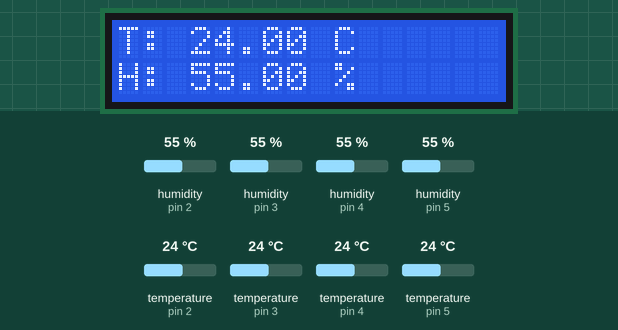
Simulated run of this sketch. Board: Arduino Uno, built with avr-gcc and run on an emulated ATmega328P. Shown: 16×2 character LCD. The inputs (shaded band) are chosen by the test bench; at power-on: humidity (sensors on pin 2, pin 3, pin 4, pin 5) 55 %, temperature (sensors on pin 2, pin 3, pin 4, pin 5) 24 °C. What the sketch prints to the serial monitor is not drawn.

Above: at 2.6 s.
2.7 s: humidity (sensor on pin 2) set to 22 %
At 4.1 s:
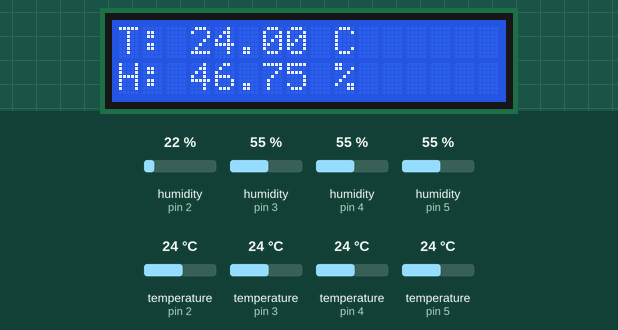
4.6 s: humidity (sensor on pin 3) set to 22 %
At 6.0 s:
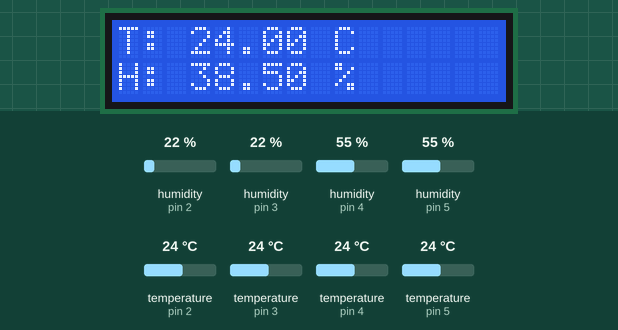
6.6 s: humidity (sensor on pin 4) set to 22 %
At 8.0 s:
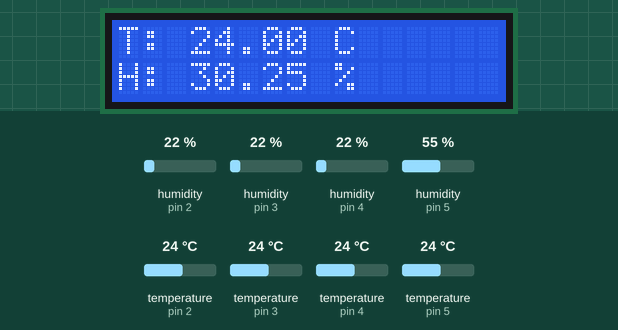
8.7 s: humidity (sensor on pin 5) set to 22 %
At 9.9 s:
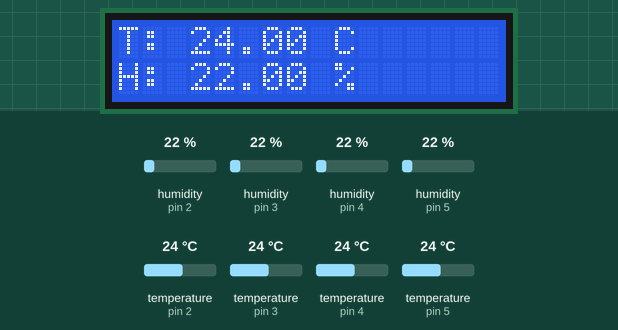
10.7 s: temperature (sensor on pin 2) set to 12 °C
At 11.9 s:
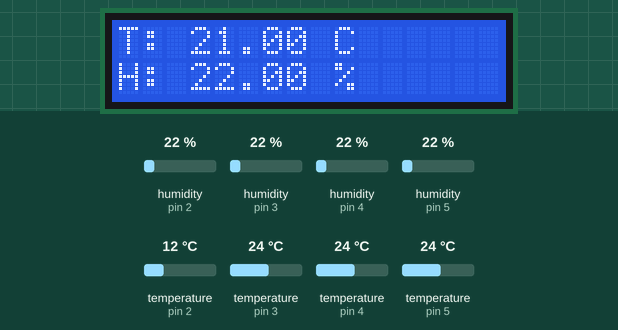
12.7 s: temperature (sensor on pin 3) set to 12 °C
At 13.9 s:
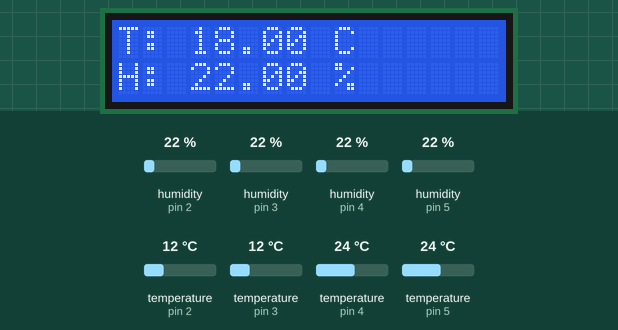
Timing chart, 0 to 15.7 s (numbered marks = the images above; inputs shaded):
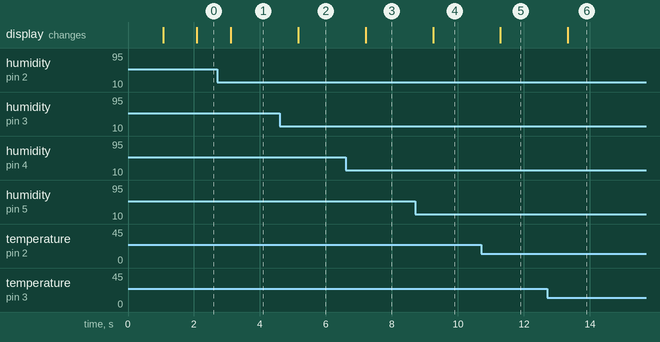

The sketch:

read_temp_humidity.ino
```cpp
#include <Adafruit_Sensor.h>
#include <DHT.h>
#include <DHT_U.h>

#define MAX_SENSORS 4  // Maximum number of DHT sensors
#define DHTTYPE DHT11   // DHT sensor type

int sensorPins[MAX_SENSORS] = {2, 3, 4, 5};  // Digital pins connected to the DHT sensors
DHT_Unified* dht[MAX_SENSORS];

#include <LiquidCrystal.h>
LiquidCrystal lcd(13, 12, 11, 10, 9, 8);

void setup() {
  Serial.begin(9600);
  lcd.begin(16, 2);
  lcd.print("Hello World!");
  delay(1000);
  lcd.clear();

  for (int i = 0; i < MAX_SENSORS; i++) {
    dht[i] = new DHT_Unified(sensorPins[i], DHTTYPE);
    dht[i]->begin();

    sensor_t sensor;
    dht[i]->temperature().getSensor(&sensor);

  }
}

void loop() {
  // Delay between readings

  delay(1000);


  float avgTemperature = 0;
  float avgHumidity = 0;
  int validReadings = 0;
  bool errorOccurred = false;

  for (int i = 0; i < MAX_SENSORS; i++) {
    sensors_event_t event;
    dht[i]->temperature().getEvent(&event);

    if (!isnan(event.temperature)) {
      avgTemperature += event.temperature;
      validReadings++;
    }
    else {
      errorOccurred = true;
    }

    dht[i]->humidity().getEvent(&event);

    if (!isnan(event.relative_humidity)) {
      avgHumidity += event.relative_humidity;
    }
    else {
      errorOccurred = true;
    }
  }

  if (!errorOccurred && validReadings > 0) {
    avgTemperature /= validReadings;
    avgHumidity /= MAX_SENSORS;

    Serial.print("Average Temperature: ");
    Serial.print(avgTemperature);
    Serial.println(" °C");

    Serial.print("Average Humidity: ");
    Serial.print(avgHumidity);
    Serial.println(" %");

    lcd.setCursor(0, 0);
    lcd.print("T: ");
    lcd.print(avgTemperature);
    lcd.print(" C");
    lcd.setCursor(0, 1);
    lcd.print("H: ");
    lcd.print(avgHumidity);
    lcd.print(" %");
  }
  else {
    Serial.println("Error");
    lcd.clear();
    lcd.setCursor(0, 0);
    lcd.print("Error");
  }
}

void cleanup() {
  for (int i = 0; i < MAX_SENSORS; i++) {
    delete dht[i];
  }
}
```

Measured:
- after the input at 2.7 s, the display: changes after 0.41 s (image 1)
- after the input at 4.6 s, the display: changes after 0.56 s (image 2)
- after the input at 6.6 s, the display: changes after 0.60 s (image 3)
- after the input at 8.7 s, the display: changes after 0.54 s (image 4)
- after the input at 10.7 s, the display: changes after 0.59 s (image 5)
- after the input at 12.7 s, the display: changes after 0.63 s (image 6)
